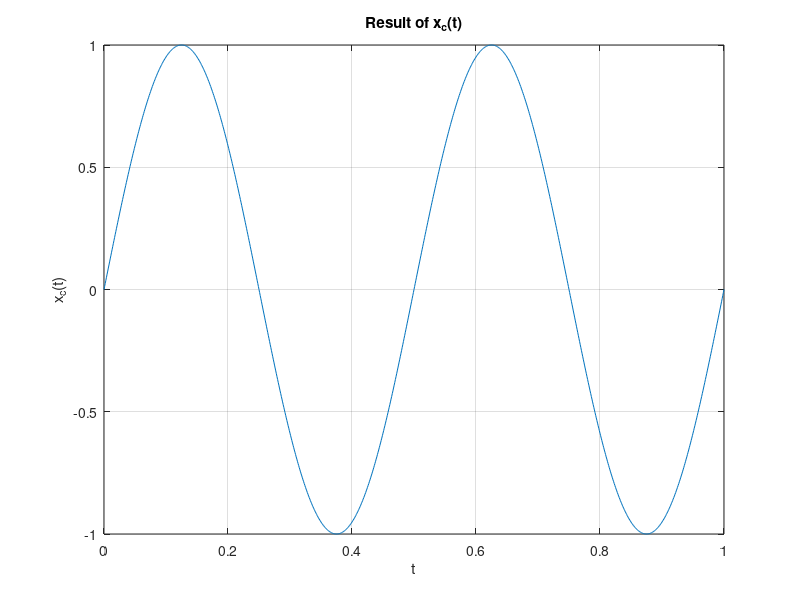
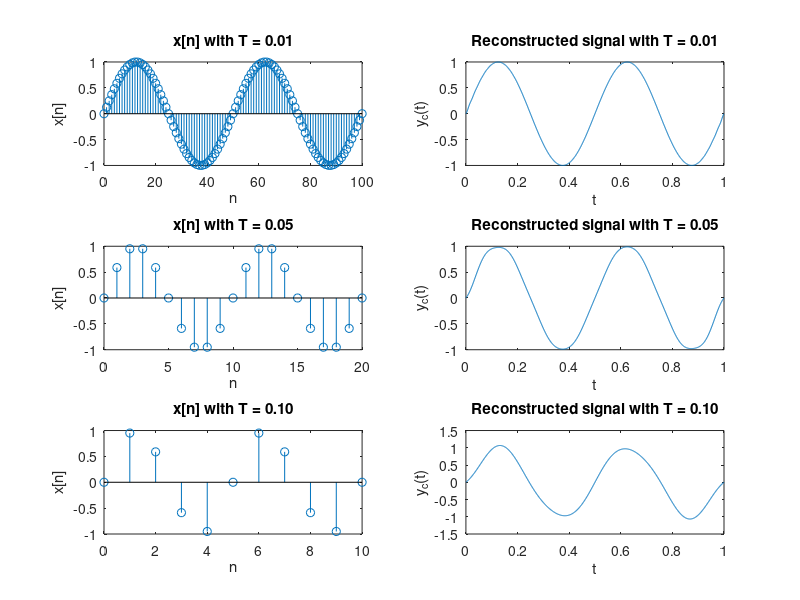
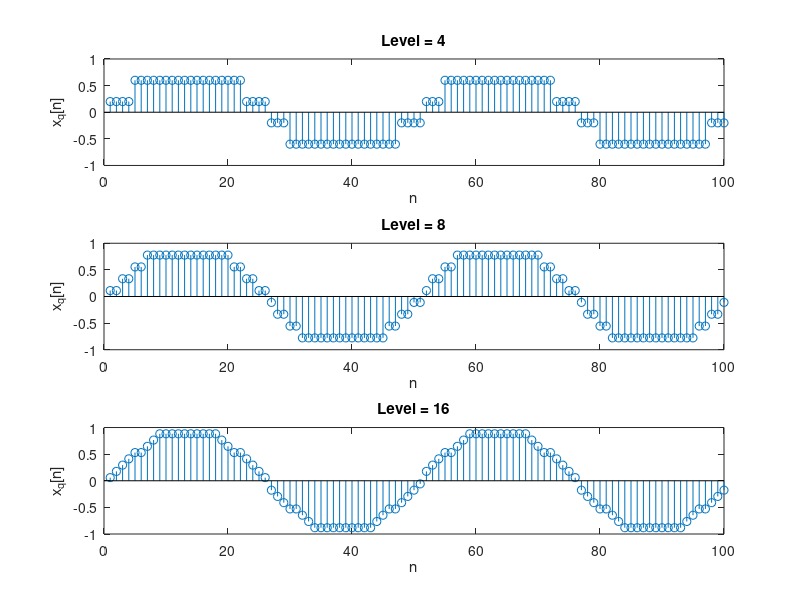

These charts were generated, in order, by the following MATLAB code:
close all
clear
clc

%% Part(a)
tend = 1;
t = 0:0.001:tend;
xc = sin(4*pi*t);

figure(1)
plot(t, xc);
title('Result of x_c(t)');
xlabel('t')
ylabel('x_c(t)')
grid on

%% Part(b ~ f)
sample_rates = [0.01 0.05 0.1];
MSE_sample = zeros(1,length(sample_rates));
Quantize = [2 3 4];
MSE_quantize = zeros(1,length(Quantize));

for k = 1:length(sample_rates)
    % Part(b)
    T = sample_rates(k);
    rate = T/0.001;
    n = 0:tend/T;
    xn = xc(1:rate:end);
    
    % Part(c)
    x_pad = zeros(1,length(t));
    x_pad(1:rate:end) = xn;
    tt = 0 : 1/rate : tend/T;
    yc = zeros(1,length(t));
    for l = 1:length(x_pad)
        yc = yc + x_pad(l)*sinc((-l+1) * 1/rate + tt);
    end
    
    % Part(d)
    MSE_sample(k) = mean(abs(xc-yc).^2);
    
    % Part(e)
    if k == 1
       figure(3)
       for b = 1:3
          q = Quantize(b);
          % 1. Convert the range of xn from -1 ~ 1 to 0 ~ 1
          % 2. Let this value time the level (2^q+1)
          % 3. Quantize the sequence by rounding the values
          xq = round((xn+1)/2 * (2^q+1));
          % Clamp the signal when out of bit-range
          xq(xq > 2^q) = 2^q;
          xq(xq < 1) = 1;
          % Modify the range back to -1 ~ 1
          xq = xq/(2^q+1) * 2 - 1;
          
          subplot(3,1,b)
          stem(xq)
          axis([0 length(xq)-1 -1 1]);
          title(['Level = ', num2str(2^q)]);
          xlabel('n')
          ylabel('x_q[n]')
          
          % Calculate MSE
          MSE_quantize(b) = mean(abs(xq-xn).^2);
          
       end
    end
    
    figure(2)
    subplot(3,2,2*k-1)
    stem(n, xn);
    title(sprintf('x[n] with T = %.2f', T));
    xlabel('n');
    ylabel('x[n]');
    
    subplot(3,2,2*k)
    plot(t, yc);
    title(sprintf('Reconstructed signal with T = %.2f', T));
    xlabel('t');
    ylabel('y_c(t)');
end

% Print out the MSEs
for b = 1:3
    fprintf('MSE_sample when T = %.2f is %.4f\n', sample_rates(b), MSE_sample(b));
end
for b = 1:3
    fprintf('MSE_quantize when level = %d is %.4f\n', Quantize(b), MSE_quantize(b));
end